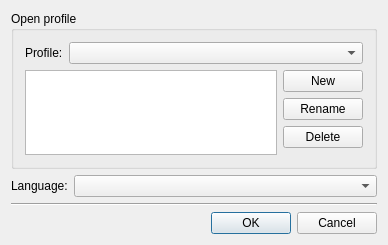
<ui version="4.0" >
 <class>ProfileDialogClass</class>
 <widget class="QDialog" name="ProfileDialogClass" >
  <property name="geometry" >
   <rect>
    <x>0</x>
    <y>0</y>
    <width>388</width>
    <height>245</height>
   </rect>
  </property>
  <property name="windowTitle" >
   <string>Change profile</string>
  </property>
  <layout class="QVBoxLayout" >
   <item>
    <widget class="QGroupBox" name="grbProfiles" >
     <property name="title" >
      <string>Open profile</string>
     </property>
     <layout class="QVBoxLayout" >
      <item>
       <layout class="QHBoxLayout" >
        <item>
         <widget class="QLabel" name="lblProfile" >
          <property name="text" >
           <string>Profile:</string>
          </property>
          <property name="buddy" >
           <cstring>cmbProfiles</cstring>
          </property>
         </widget>
        </item>
        <item>
         <widget class="QComboBox" name="cmbProfiles" >
          <property name="sizePolicy" >
           <sizepolicy vsizetype="Fixed" hsizetype="Expanding" >
            <horstretch>0</horstretch>
            <verstretch>0</verstretch>
           </sizepolicy>
          </property>
         </widget>
        </item>
       </layout>
      </item>
      <item>
       <layout class="QHBoxLayout" >
        <item>
         <widget class="QListWidget" name="lstProfiles" >
          <property name="selectionBehavior" >
           <enum>QAbstractItemView::SelectRows</enum>
          </property>
          <property name="sortingEnabled" >
           <bool>true</bool>
          </property>
         </widget>
        </item>
        <item>
         <layout class="QVBoxLayout" >
          <item>
           <widget class="QPushButton" name="pbtNew" >
            <property name="text" >
             <string>New</string>
            </property>
           </widget>
          </item>
          <item>
           <widget class="QPushButton" name="pbtRename" >
            <property name="text" >
             <string>Rename</string>
            </property>
           </widget>
          </item>
          <item>
           <widget class="QPushButton" name="pbtDelete" >
            <property name="text" >
             <string>Delete</string>
            </property>
           </widget>
          </item>
          <item>
           <spacer>
            <property name="orientation" >
             <enum>Qt::Vertical</enum>
            </property>
            <property name="sizeHint" >
             <size>
              <width>20</width>
              <height>40</height>
             </size>
            </property>
           </spacer>
          </item>
         </layout>
        </item>
       </layout>
      </item>
     </layout>
    </widget>
   </item>
   <item>
    <layout class="QHBoxLayout" >
     <item>
      <widget class="QLabel" name="lblLang" >
       <property name="text" >
        <string>Language:</string>
       </property>
       <property name="buddy" >
        <cstring>cmbLang</cstring>
       </property>
      </widget>
     </item>
     <item>
      <widget class="QComboBox" name="cmbLang" >
       <property name="sizePolicy" >
        <sizepolicy vsizetype="Fixed" hsizetype="Expanding" >
         <horstretch>0</horstretch>
         <verstretch>0</verstretch>
        </sizepolicy>
       </property>
      </widget>
     </item>
    </layout>
   </item>
   <item>
    <widget class="Line" name="line" >
     <property name="orientation" >
      <enum>Qt::Horizontal</enum>
     </property>
    </widget>
   </item>
   <item>
    <widget class="QDialogButtonBox" name="btbButtons" >
     <property name="standardButtons" >
      <set>QDialogButtonBox::Cancel|QDialogButtonBox::NoButton|QDialogButtonBox::Ok</set>
     </property>
    </widget>
   </item>
  </layout>
 </widget>
 <layoutdefault spacing="6" margin="11" />
 <resources/>
 <connections>
  <connection>
   <sender>btbButtons</sender>
   <signal>rejected()</signal>
   <receiver>ProfileDialogClass</receiver>
   <slot>reject()</slot>
   <hints>
    <hint type="sourcelabel" >
     <x>361</x>
     <y>249</y>
    </hint>
    <hint type="destinationlabel" >
     <x>318</x>
     <y>234</y>
    </hint>
   </hints>
  </connection>
 </connections>
</ui>
